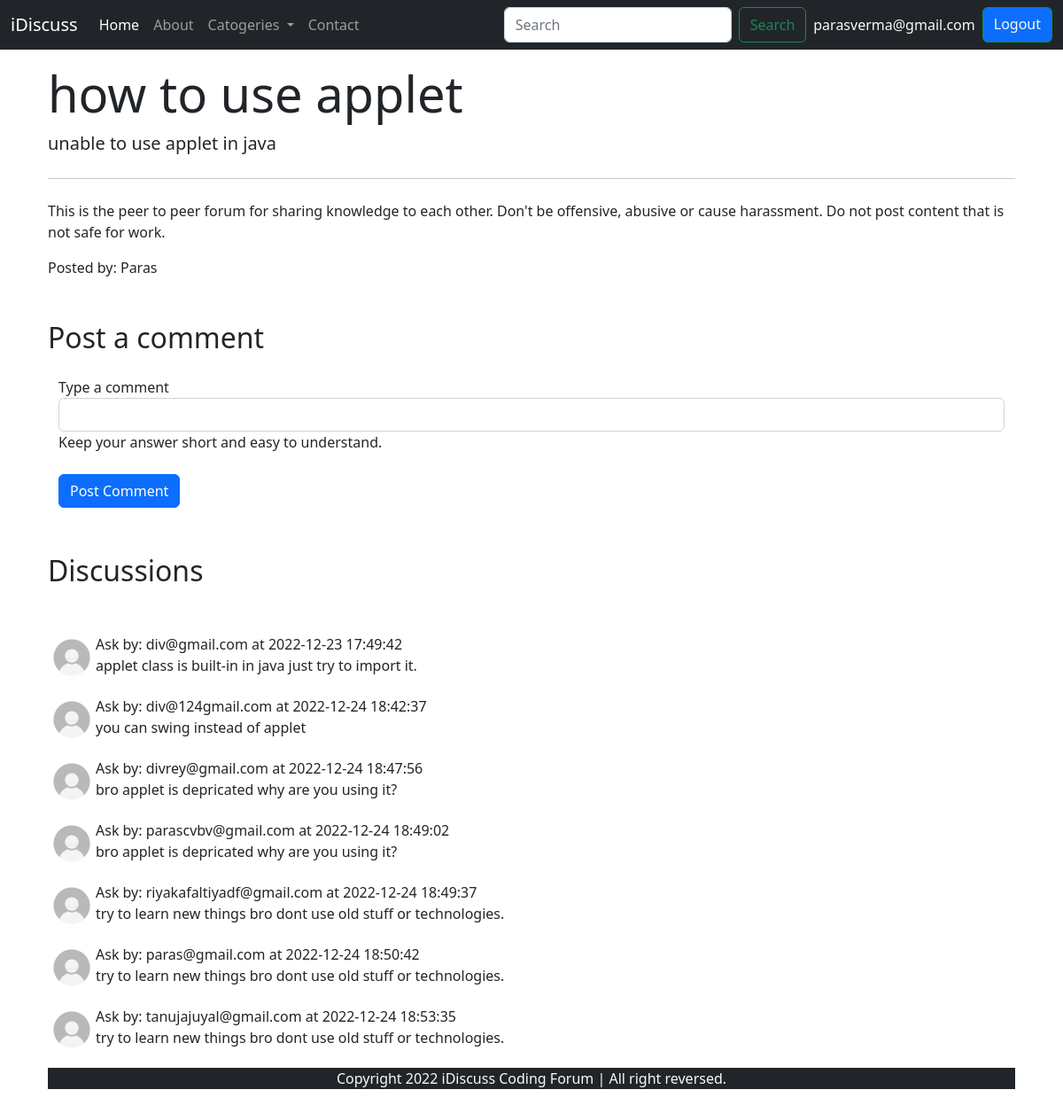
/threads.php?thread_id=5 (signed in), run on the app's committed database.
### tables this page shows
CREATE TABLE `threads` (
  `thread_id` int(7) NOT NULL,
  `thread_title` varchar(255) NOT NULL,
  `thread_desc` varchar(255) NOT NULL,
  `thread_cat_id` int(4) NOT NULL,
  `thread_user_id` int(4) NOT NULL,
  `timeStamp` datetime NOT NULL DEFAULT current_timestamp()
);

CREATE TABLE `comments` (
  `comment_id` int(8) NOT NULL,
  `comment_content` text NOT NULL,
  `thread_id` int(8) NOT NULL,
  `comment_by` int(8) NOT NULL,
  `comment_time` datetime NOT NULL DEFAULT current_timestamp()
);

CREATE TABLE `users` (
  `sno` int(8) NOT NULL,
  `user_email` varchar(30) NOT NULL,
  `user_pass` varchar(255) NOT NULL,
  `timeStamp` datetime NOT NULL DEFAULT current_timestamp()
);

### threads.php (the view, shortened to what this page needs)
<?php
include 'partials/_dbconnect.php';
$id = $_GET['thread_id'];
$sql = "select * from `threads` where thread_id=$id";
$result = mysqli_query($conn, $sql);
while ($row = mysqli_fetch_assoc($result)) {
    $threadtitle = $row['thread_title'];
    $threaddesc = $row['thread_desc'];
}
echo '<!doctype html>
<html lang="en">
<head>
    <meta charset="utf-8">
    <meta name="viewport" content="width=device-width, initial-scale=1">
    <title>iDiscuss Forum</title>
    <link href="https://cdn.jsdelivr.net/npm/bootstrap@5.2.0/dist/css/bootstrap.min.css" rel="stylesheet">
</head>
    <style>
       .heightContainer{
          min-height: 54vh;
       }
    </style>
<body>';
include "partials/_header.php";
echo '<div class="container mx-auto my-3">
        <div class="jumbotron container">
            <h1 class="display-4">' . $threadtitle . '</h1>
            <p class="lead">' . $threaddesc . '</p>
            <hr class="my-4">
            <p>This is the peer to peer forum for sharing knowledge to each other. Don\'t be offensive, abusive or cause harassment. Do not post content that is not safe for work. </p>
            Posted by: Paras
        </div>
    </div>';
    if(isset($_SESSION['loggedIn']) && $_SESSION['loggedIn'] == true){
        echo '<div class="container my-5">
        <div class="container">
        <h2>Post a comment</h2>
        <div class="container"><form action="' . $_SERVER['REQUEST_URI'] . '" method="post">
        <div class="form-group my-4">
          <label for="exampleInputPassword1">Type a comment</label>
          <input type="text" name="comment" class="form-control" id="comment">
          <input type="hidden" name="sno" value="'.$_SESSION['sno'].'
          <small id="emailHelp" class="form-text text-muted">Keep your answer short and easy to understand.</small>
        </div>
        <button type="submit" class="btn btn-primary">Post Comment</button>
      </form></div>
            <h2 class="py-1 my-5">Discussions</h2>';
    }else{
        echo '<div class="container my-5">
        <div class="container">
        <h2>Post a comment</h2>
        <p>You are not logged in! Please login if you want to Post a comment.</p>
            <h2 class="py-1 my-5">Discussions</h2>';
    }
 ?>
            <?php
            $sql = "select * from comments where thread_id=$id";
            $result = mysqli_query($conn, $sql);
            while ($row = mysqli_fetch_assoc($result)) {
                $content = $row['comment_content'];
                $comment_time = $row['comment_time'];
                $comment_by = $row['comment_by'];
                $sql2 = "select * from users where sno = $comment_by";
                $result2 = mysqli_query($conn, $sql2);
                $row2 = mysqli_fetch_assoc($result2);
                echo '<div class="media my-3 d-flex">
                    <img src="images/user.jpg" width="54px" class="mr-3" alt="...">
                    <div class="media-body">
                    <p class="font-weight-bold my-0">Ask by: '. $row2['user_email'] .' at '. $comment_time .'</p>
                         ' . $content . '
                        </div>
                        </div>';
            }
            include "partials/_footer.php";
            echo '<script src="https://cdn.jsdelivr.net/npm/bootstrap@5.2.0/dist/js/bootstrap.bundle.min.js"></script>
</body>
</html>';
            ?>

### data on the page
threads: thread_title "how to use applet", thread_desc "unable to use applet in java"
comments: users.user_email "div@gmail.com", comment_time "2022-12-23 17:49:42", comment_content "applet class is built-in in java just try to import it."
comments: users.user_email "div@124gmail.com", comment_time "2022-12-24 18:42:37", comment_content "you can swing instead of applet"
comments: users.user_email "divrey@gmail.com", comment_time "2022-12-24 18:47:56", comment_content "bro applet is depricated why are you using it?"
comments: users.user_email "parascvbv@gmail.com", comment_time "2022-12-24 18:49:02", comment_content "bro applet is depricated why are you using it?"
comments: users.user_email "riyakafaltiyadf@gmail.com", comment_time "2022-12-24 18:49:37", comment_content "try to learn new things bro dont use old stuff or technologies."
comments: users.user_email "paras@gmail.com", comment_time "2022-12-24 18:50:42", comment_content "try to learn new things bro dont use old stuff or technologies."
comments: users.user_email "tanujajuyal@gmail.com", comment_time "2022-12-24 18:53:35", comment_content "try to learn new things bro dont use old stuff or technologies."

### other printed values
$_SESSION['userName'] "parasverma@gmail.com"
